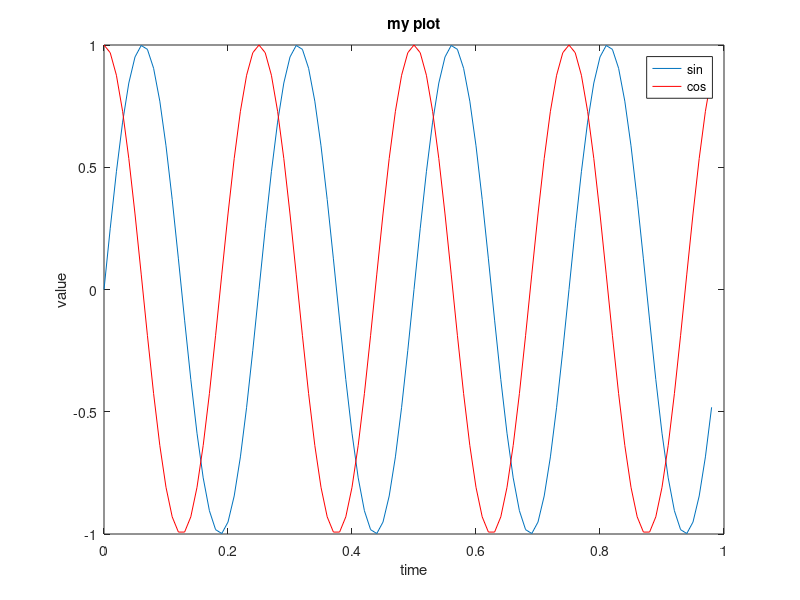
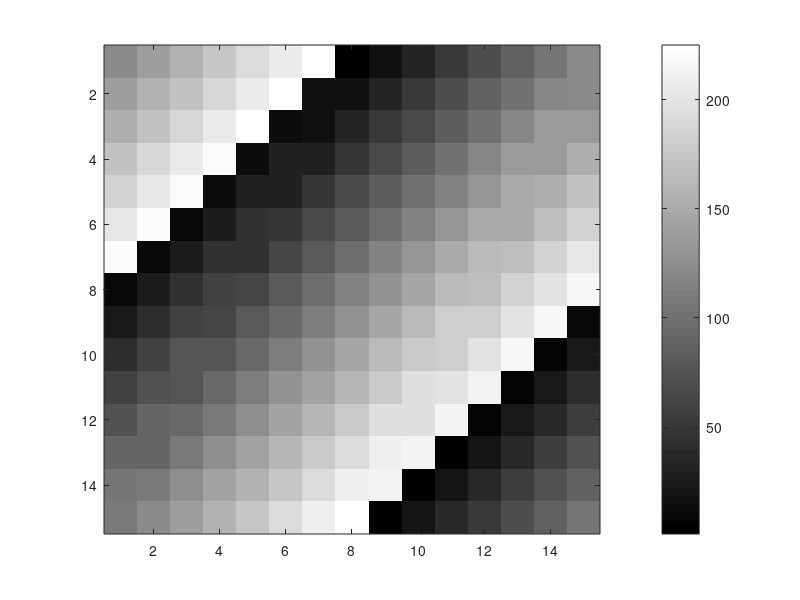

Write the MATLAB code that produced these figures, in order.
# Prevent Octave from thinking that this
# is a function file:

1;

% Generate some data

t = [0:0.01:0.98];

y1= sin(2*pi*4*t);

plot(t,y1);

y2 = cos(2*pi*4*t);

plot(t,y2);

plot(t,y1);
hold on % holds the plot so that you can plot new things on the same plot
plot(t,y2,'r') % new plot is in red color

xlabel('time')

ylabel('value')

legend('sin', 'cos')

title('my plot')

print -dpng 'myPlot.png' 

close % closes the figure

%plots two different figures
figure(1); plot(t,y1);
figure(2); plot(t,y2);

%plots two separate figures in the same plot
subplot(1,2,1);
plot(t,y1);
subplot(1,2,2);
plot(t,y2);
axis([0.5 1 -1 1]) % xrange_min xrange_max yrange_min yrange_max
clf; % clears figure
close;
A = magic(5)
imagesc(A) % plots a matrix as a figure
imagesc(A), colorbar, colormap gray;

A = magic(15)
imagesc(A), colorbar, colormap gray;

a=1, b=2, c=3 % comma chaining of commands